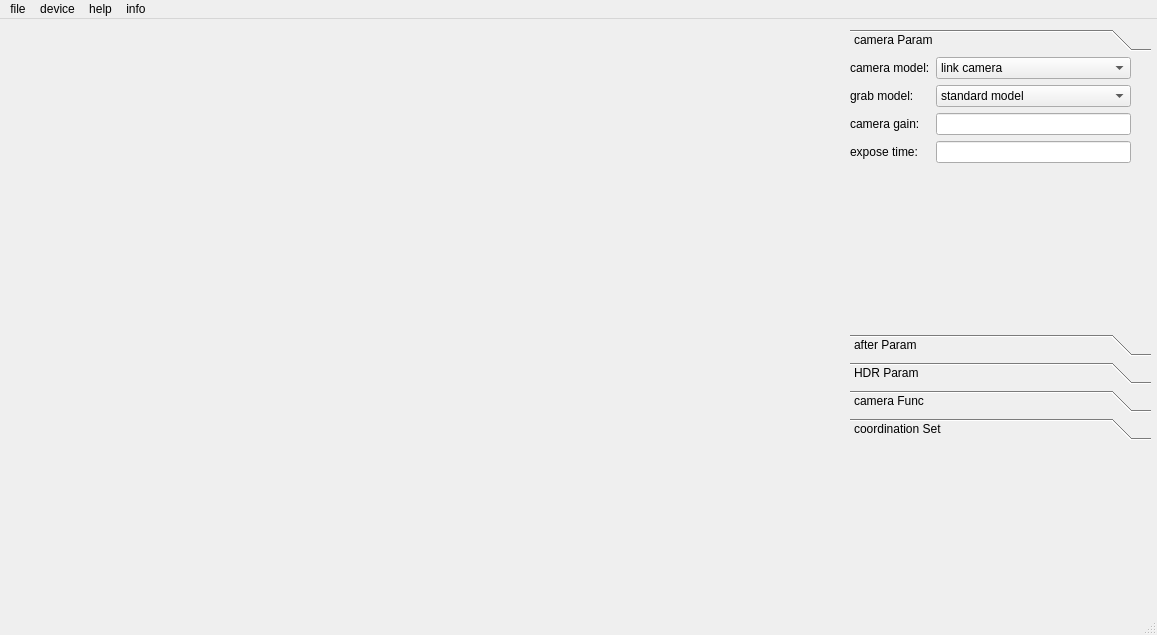
<?xml version="1.0" encoding="UTF-8"?>
<ui version="4.0">
 <class>MainWindow</class>
 <widget class="QMainWindow" name="MainWindow">
  <property name="geometry">
   <rect>
    <x>0</x>
    <y>0</y>
    <width>1157</width>
    <height>635</height>
   </rect>
  </property>
  <property name="windowTitle">
   <string>MainWindow</string>
  </property>
  <widget class="QWidget" name="centralwidget">
   <widget class="QToolBox" name="paramBox">
    <property name="geometry">
     <rect>
      <x>850</x>
      <y>10</y>
      <width>301</width>
      <height>411</height>
     </rect>
    </property>
    <property name="font">
     <font>
      <kerning>true</kerning>
     </font>
    </property>
    <property name="toolTip">
     <string/>
    </property>
    <property name="statusTip">
     <string/>
    </property>
    <property name="whatsThis">
     <string/>
    </property>
    <property name="currentIndex">
     <number>0</number>
    </property>
    <widget class="QWidget" name="ein">
     <property name="geometry">
      <rect>
       <x>0</x>
       <y>0</y>
       <width>301</width>
       <height>246</height>
      </rect>
     </property>
     <attribute name="label">
      <string>camera Param</string>
     </attribute>
     <widget class="QWidget" name="">
      <property name="geometry">
       <rect>
        <x>0</x>
        <y>0</y>
        <width>281</width>
        <height>134</height>
       </rect>
      </property>
      <layout class="QFormLayout" name="formLayout">
       <item row="0" column="0">
        <widget class="QLabel" name="label">
         <property name="text">
          <string>camera model:</string>
         </property>
        </widget>
       </item>
       <item row="1" column="0">
        <widget class="QLabel" name="label_2">
         <property name="text">
          <string>grab model:</string>
         </property>
        </widget>
       </item>
       <item row="2" column="0">
        <widget class="QLabel" name="label_4">
         <property name="text">
          <string>camera gain:</string>
         </property>
        </widget>
       </item>
       <item row="3" column="0">
        <widget class="QLabel" name="label_3">
         <property name="text">
          <string>expose time:</string>
         </property>
        </widget>
       </item>
       <item row="3" column="1">
        <widget class="QLineEdit" name="exposeTime"/>
       </item>
       <item row="2" column="1">
        <widget class="QLineEdit" name="cameraGain"/>
       </item>
       <item row="0" column="1">
        <widget class="QComboBox" name="comboBox">
         <item>
          <property name="text">
           <string>link camera</string>
          </property>
         </item>
         <item>
          <property name="text">
           <string>richt camera</string>
          </property>
         </item>
        </widget>
       </item>
       <item row="1" column="1">
        <widget class="QComboBox" name="comboBox_2">
         <item>
          <property name="text">
           <string>standard model</string>
          </property>
         </item>
         <item>
          <property name="text">
           <string>1</string>
          </property>
         </item>
         <item>
          <property name="text">
           <string>2</string>
          </property>
         </item>
        </widget>
       </item>
      </layout>
     </widget>
    </widget>
    <widget class="QWidget" name="zwei">
     <property name="geometry">
      <rect>
       <x>0</x>
       <y>0</y>
       <width>301</width>
       <height>246</height>
      </rect>
     </property>
     <attribute name="label">
      <string>after Param</string>
     </attribute>
    </widget>
    <widget class="QWidget" name="drei">
     <property name="geometry">
      <rect>
       <x>0</x>
       <y>0</y>
       <width>301</width>
       <height>246</height>
      </rect>
     </property>
     <attribute name="label">
      <string>HDR Param</string>
     </attribute>
    </widget>
    <widget class="QWidget" name="viel">
     <property name="geometry">
      <rect>
       <x>0</x>
       <y>0</y>
       <width>301</width>
       <height>246</height>
      </rect>
     </property>
     <attribute name="label">
      <string>camera Func</string>
     </attribute>
    </widget>
    <widget class="QWidget" name="funf">
     <property name="geometry">
      <rect>
       <x>0</x>
       <y>0</y>
       <width>301</width>
       <height>246</height>
      </rect>
     </property>
     <attribute name="label">
      <string>coordination Set</string>
     </attribute>
     <widget class="QWidget" name="">
      <property name="geometry">
       <rect>
        <x>0</x>
        <y>0</y>
        <width>245</width>
        <height>233</height>
       </rect>
      </property>
      <layout class="QFormLayout" name="formLayout_2">
       <item row="0" column="0">
        <widget class="QLabel" name="label_5">
         <property name="text">
          <string>coordination:</string>
         </property>
        </widget>
       </item>
       <item row="2" column="0">
        <widget class="QLabel" name="label_7">
         <property name="text">
          <string>TX/mm:</string>
         </property>
        </widget>
       </item>
       <item row="3" column="0">
        <widget class="QLabel" name="label_8">
         <property name="text">
          <string>TY/mm:</string>
         </property>
        </widget>
       </item>
       <item row="4" column="0">
        <widget class="QLabel" name="label_6">
         <property name="text">
          <string>TZ/mm:</string>
         </property>
        </widget>
       </item>
       <item row="5" column="0">
        <widget class="QLabel" name="label_10">
         <property name="text">
          <string>Rx/rad:</string>
         </property>
        </widget>
       </item>
       <item row="6" column="0">
        <widget class="QLabel" name="label_9">
         <property name="text">
          <string>RY/rad:</string>
         </property>
        </widget>
       </item>
       <item row="7" column="0">
        <widget class="QLabel" name="label_11">
         <property name="text">
          <string>RZ/rad:</string>
         </property>
        </widget>
       </item>
       <item row="0" column="1">
        <widget class="QComboBox" name="comboBox_3">
         <item>
          <property name="text">
           <string>link camera </string>
          </property>
         </item>
         <item>
          <property name="text">
           <string>richt camera</string>
          </property>
         </item>
         <item>
          <property name="text">
           <string>myself</string>
          </property>
         </item>
        </widget>
       </item>
       <item row="2" column="1">
        <widget class="QLineEdit" name="Tx"/>
       </item>
       <item row="3" column="1">
        <widget class="QLineEdit" name="Ty"/>
       </item>
       <item row="4" column="1">
        <widget class="QLineEdit" name="Tz"/>
       </item>
       <item row="5" column="1">
        <widget class="QLineEdit" name="Rx"/>
       </item>
       <item row="6" column="1">
        <widget class="QLineEdit" name="Ry"/>
       </item>
       <item row="7" column="1">
        <widget class="QLineEdit" name="Rz"/>
       </item>
      </layout>
     </widget>
    </widget>
   </widget>
   <widget class="toolPage" name="widget" native="true">
    <property name="geometry">
     <rect>
      <x>230</x>
      <y>250</y>
      <width>371</width>
      <height>251</height>
     </rect>
    </property>
   </widget>
  </widget>
  <widget class="QMenuBar" name="menubar">
   <property name="geometry">
    <rect>
     <x>0</x>
     <y>0</y>
     <width>1157</width>
     <height>24</height>
    </rect>
   </property>
   <widget class="QMenu" name="menufile">
    <property name="title">
     <string>file</string>
    </property>
    <addaction name="actionopen"/>
    <addaction name="actionsave"/>
    <addaction name="separator"/>
   </widget>
   <widget class="QMenu" name="menudevice">
    <property name="title">
     <string>device</string>
    </property>
    <addaction name="actioncamera_Detect"/>
    <addaction name="actionIP_config"/>
   </widget>
   <widget class="QMenu" name="menuhelp">
    <property name="title">
     <string>help</string>
    </property>
   </widget>
   <widget class="QMenu" name="menuinfo">
    <property name="title">
     <string>info</string>
    </property>
    <addaction name="actionAbout"/>
   </widget>
   <addaction name="menufile"/>
   <addaction name="menudevice"/>
   <addaction name="menuhelp"/>
   <addaction name="menuinfo"/>
  </widget>
  <widget class="QStatusBar" name="statusbar"/>
  <action name="actionopen">
   <property name="text">
    <string>open</string>
   </property>
  </action>
  <action name="actionsave">
   <property name="text">
    <string>save</string>
   </property>
  </action>
  <action name="actionsave_as">
   <property name="text">
    <string>save as</string>
   </property>
  </action>
  <action name="actioncamera_Detect">
   <property name="text">
    <string>camera Detect</string>
   </property>
  </action>
  <action name="actionIP_config">
   <property name="text">
    <string>IP config</string>
   </property>
  </action>
  <action name="actionAbout">
   <property name="text">
    <string>About Software</string>
   </property>
  </action>
 </widget>
 <customwidgets>
  <customwidget>
   <class>toolPage</class>
   <extends>QWidget</extends>
   <header>toolpage.h</header>
   <container>1</container>
  </customwidget>
 </customwidgets>
 <resources/>
 <connections/>
</ui>
